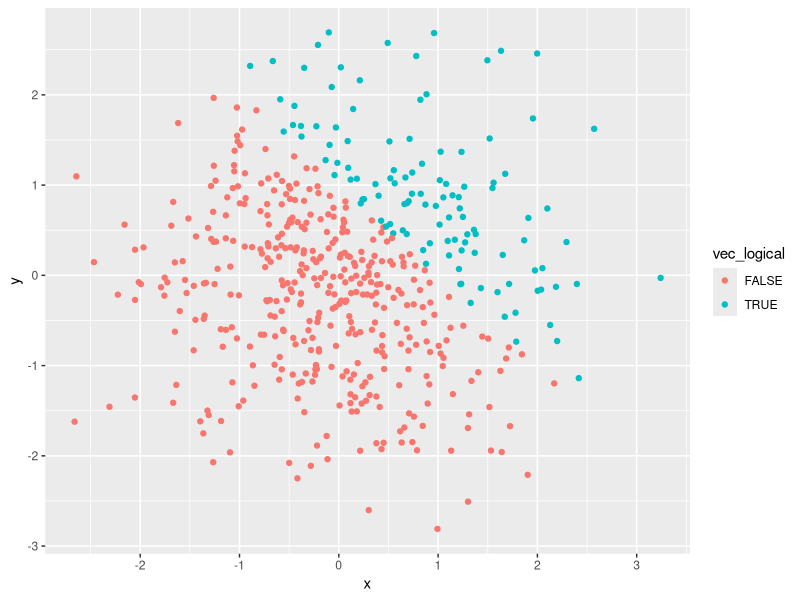
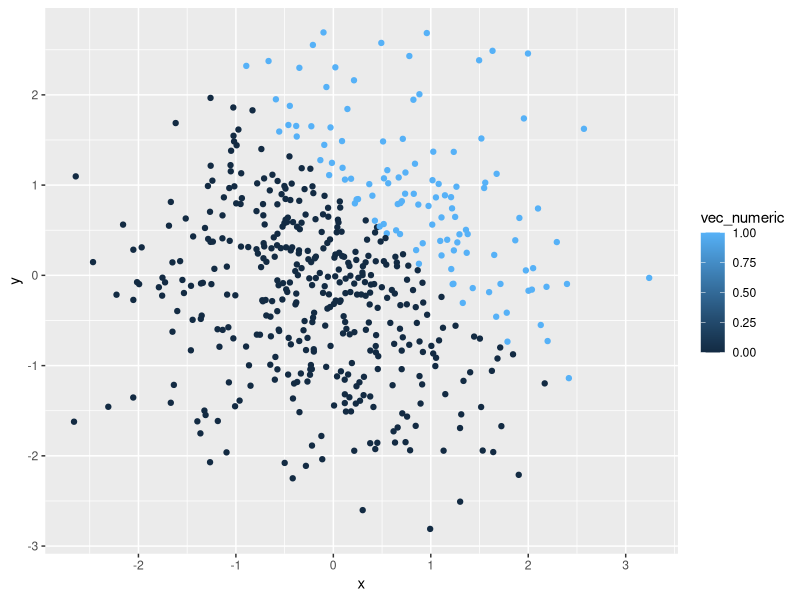
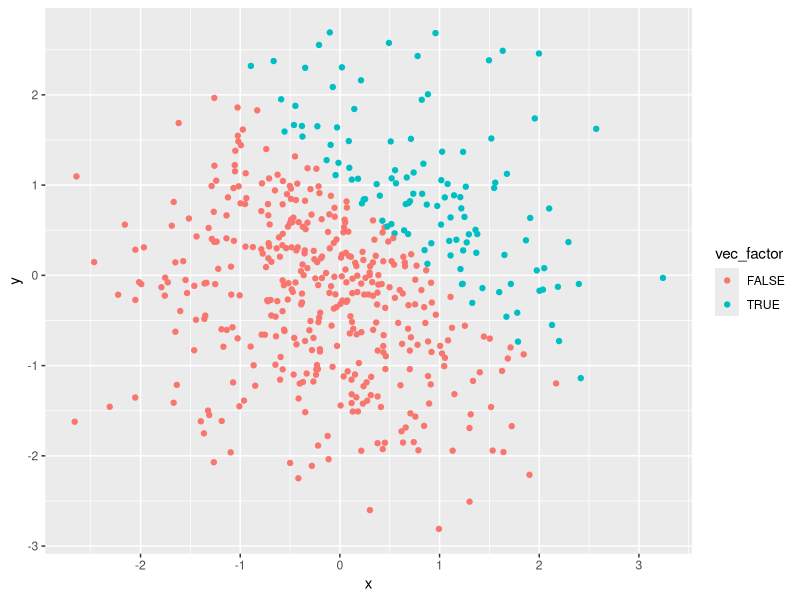
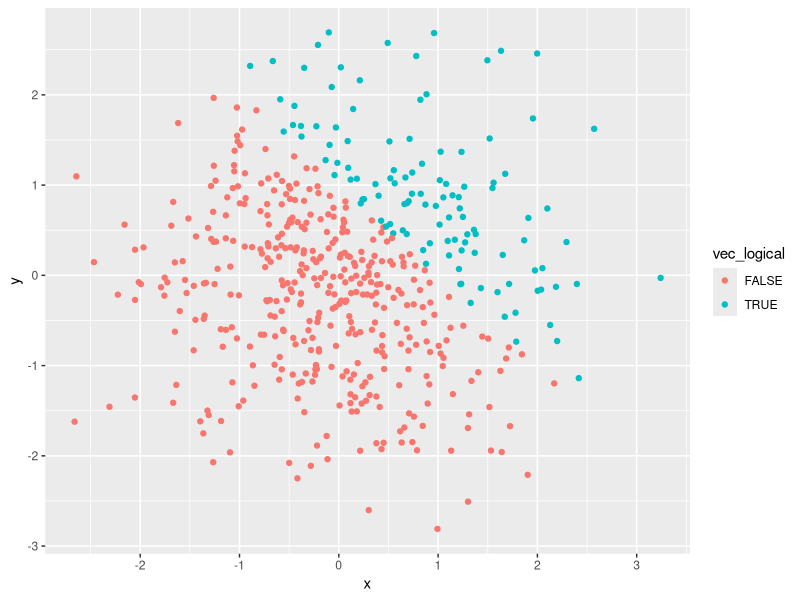

Generate these figures, in order, with R:
## ---- chunk 1
library(tidyverse)

set.seed(123)

hw1_df = tibble(
  norm_samp = rnorm(8,0,1),
  vec_logical= norm_samp > 0,
 vec_char= c("1","2","3","4","5","6","7","8"),
  vec_factor=factor(c("high","medium","low","high","medium","low","high","medium"))
)


mean_samp = mean(pull(hw1_df, norm_samp))
mean_samp = mean(pull(hw1_df, vec_logical))
mean_samp = mean(pull(hw1_df, vec_char))
mean_samp = mean(pull(hw1_df, vec_factor))
## ---- chunk 2

as.numeric(pull(hw1_df, vec_logical))
as.numeric(pull(hw1_df, vec_char))
as.numeric(pull(hw1_df, vec_factor))

## ---- chunk 3
numeric_convert <- as.numeric(pull(hw1_df, vec_logical))
numeric_multiply=numeric_convert*pull(hw1_df,norm_samp)

factor_convert <- as.factor(pull(hw1_df, vec_logical))
factor_multiply=factor_convert*pull(hw1_df,norm_samp)

factor_convert <- as.factor(pull(hw1_df, vec_logical))
factor_numeric <- as.numeric(factor_convert)
factor_numeric_multiply=factor_numeric*pull(hw1_df,norm_samp)

## ---- chunk 4
set.seed(123)

hw1_problem2_df = tibble(
  x= rnorm(500,0,1),
  y= rnorm(500,0,1),
 vec_logical= x+y>1,
 vec_numeric= as.numeric(vec_logical),
 vec_factor= as.factor(vec_logical)
 )
## ---- chunk 5
ggplot(hw1_problem2_df, aes(x = x, y = y,color=vec_logical)) + geom_point()
ggsave("scatter_plot.pdf", height = 4, width = 6)
## ---- chunk 6
ggplot(hw1_problem2_df, aes(x = x, y = y,color=vec_numeric)) + geom_point()
## ---- chunk 7
ggplot(hw1_problem2_df, aes(x = x, y = y,color=vec_factor)) + geom_point()
